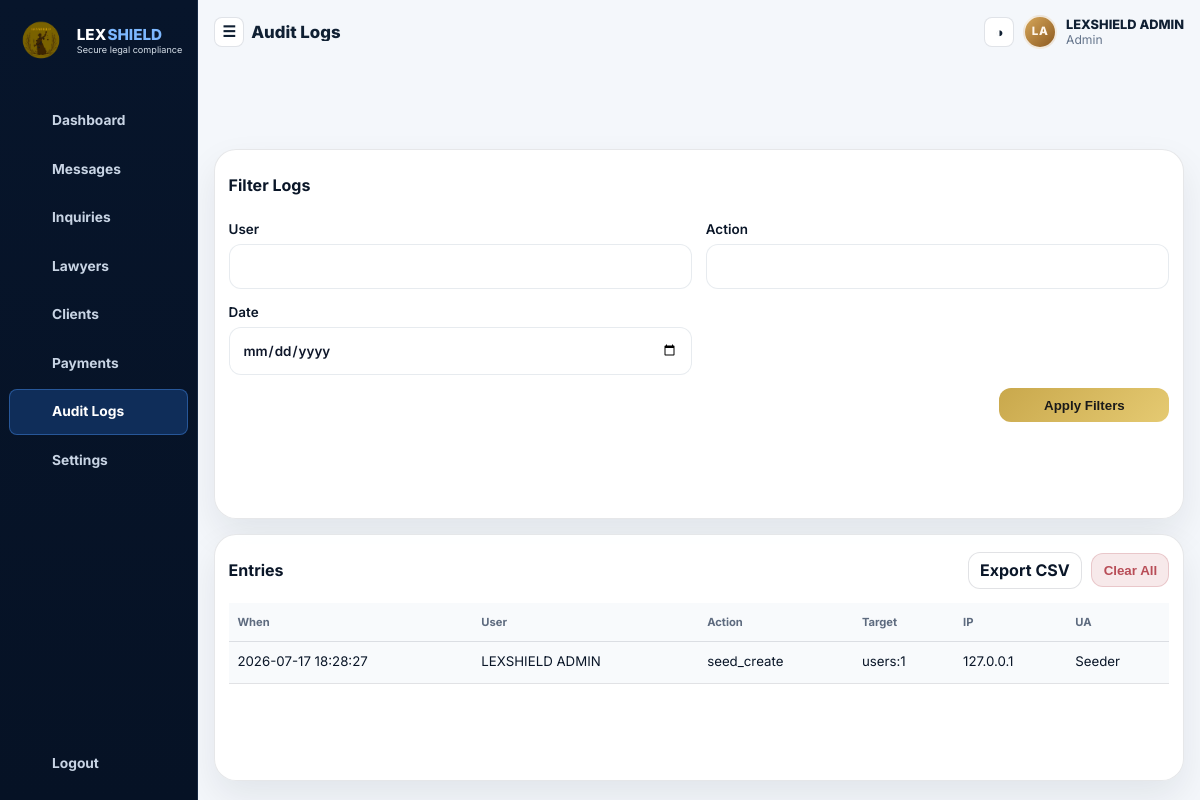
/admin/audit_logs.php (signed in), run on the app's committed database.
### tables this page shows
CREATE TABLE `users` (
  `id` INT UNSIGNED NOT NULL AUTO_INCREMENT,
  `full_name` VARCHAR(150) NOT NULL,
  `email` VARCHAR(190) NOT NULL,
  `password_hash` VARCHAR(255) NOT NULL,
  `role` ENUM('admin','lawyer','client') NOT NULL,
  `is_active` TINYINT(1) NOT NULL DEFAULT 1,
  `failed_login_attempts` TINYINT UNSIGNED NOT NULL DEFAULT 0,
  `locked_until` DATETIME DEFAULT NULL,
  `created_at` TIMESTAMP NOT NULL DEFAULT CURRENT_TIMESTAMP,
  `last_login` DATETIME DEFAULT NULL,
  `avatar_stored_name` VARCHAR(255) DEFAULT NULL,
  PRIMARY KEY (`id`),
  UNIQUE KEY `uq_users_email` (`email`),
  KEY `idx_users_role_active` (`role`, `is_active`)
);

CREATE TABLE `audit_logs` (
  `id` BIGINT UNSIGNED NOT NULL AUTO_INCREMENT,
  `user_id` INT UNSIGNED DEFAULT NULL,
  `action` VARCHAR(120) NOT NULL,
  `target_table` VARCHAR(120) NOT NULL,
  `target_id` VARCHAR(64) DEFAULT NULL,
  `ip_address` VARCHAR(45) NOT NULL,
  `user_agent` VARCHAR(255) DEFAULT NULL,
  `performed_at` TIMESTAMP NOT NULL DEFAULT CURRENT_TIMESTAMP,
  PRIMARY KEY (`id`),
  KEY `idx_audit_user_action_date` (`user_id`, `action`, `performed_at`),
  KEY `idx_audit_target` (`target_table`, `target_id`),
  CONSTRAINT `fk_audit_user` FOREIGN KEY (`user_id`) REFERENCES `users` (`id`) ON DELETE SET NULL
);

### config/app.php (called while the page is built, shortened)
<?php
$lexAppUrl = getenv('APP_URL') ?: '';
$lexApiUrl = getenv('API_URL') ?: 'http://127.0.0.1:3001';
if ($lexAppUrl === '') {
    $scheme = (!empty($_SERVER['HTTPS']) && $_SERVER['HTTPS'] !== 'off') ? 'https' : 'http';
    $host = $_SERVER['HTTP_HOST'] ?? 'localhost';
    $scriptName = $_SERVER['SCRIPT_NAME'] ?? '/index.php';
    $basePath = rtrim(str_replace('\\', '/', dirname($scriptName)), '/');
    $lexAppUrl = $scheme . '://' . $host . ($basePath === '' ? '' : $basePath);
}

### config/bootstrap/core.php (called while the page is built, shortened)
<?php
function lex_pdo(): PDO
{
    global $pdo, $lexDbPingChecked;
    if (!$lexDbPingChecked) {
        $lexDbPingChecked = true;
        try {
            $pdo->query('SELECT 1');
        } catch (Throwable $e) {
            if (lex_db_is_connection_lost($e)) {
                return lex_reset_pdo();
            }
            throw $e;
        }
    }
    return $pdo;
}
function lex_db_retry(callable $callback, mixed $fallback = null): mixed
{
    try {
        return $callback();
    } catch (Throwable $e) {
        if (!lex_db_is_connection_lost($e)) {
            throw $e;
        }
        error_log('[DB] Lost connection detected, reconnecting: ' . $e->getMessage());
        try {
            lex_reset_pdo();
        } catch (Throwable $reconnectError) {
            error_log('[DB] Reconnect failed: ' . $reconnectError->getMessage());
            return $fallback;
        }
        try {
            return $callback();
        } catch (Throwable $retry) {
            error_log('[DB] Retry after reconnect failed: ' . $retry->getMessage());
            return $fallback;
        }
    }
}
function lex_app_url(string $path = ''): string
{
    global $lexAppUrl;
    return rtrim($lexAppUrl, '/') . '/' . ltrim($path, '/');
}
function lex_api_url(string $path = ''): string
{
    global $lexApiUrl;
    return rtrim($lexApiUrl, '/') . '/' . ltrim($path, '/');
}
function lex_e(?string $value): string
{
    return htmlspecialchars((string) $value, ENT_QUOTES | ENT_SUBSTITUTE, 'UTF-8');
}
function lex_asset_url(string $path): string
{
    $url = lex_app_url($path);
    $filePath = dirname(__DIR__, 2) . DIRECTORY_SEPARATOR . str_replace(['/', '\\'], DIRECTORY_SEPARATOR, $path);
    $version = is_file($filePath) ? (string) filemtime($filePath) : '';
    return $url . (str_contains($url, '?') ? '&' : '?') . 'v=' . rawurlencode($version);
}

### config/bootstrap/auth.php (called while the page is built, shortened)
<?php
function lex_current_user(): ?array
{
    static $user = null;
    if ($user !== null) {
        return $user;
    }
    $user = lex_db_retry(static function (): ?array {
        $stmt = lex_pdo()->prepare('SELECT id, full_name, email, role, is_active, last_login, avatar_stored_name FROM users WHERE id = :id LIMIT 1');
        $stmt->execute(['id' => (int) $_SESSION['user_id']]);
        return $stmt->fetch() ?: null;
    }, null);
    return $user;
}
function lex_require_login(): array
{
    $user = lex_current_user();
    return $user;
}
function lex_require_role(string|array $roles): array
{
    $user = lex_require_login();
    return $user;
}

### config/db.php (called while the page is built, shortened)
<?php
$lexDbPingChecked = false;

### config/bootstrap/storage.php (called while the page is built, shortened)
<?php
function lex_profile_avatar_url(?string $storedName): string
{
    $storedName = basename(trim((string) $storedName));
    if ($storedName === '') {
        return '';
    }
    return lex_app_url('storage/avatars/' . rawurlencode($storedName));
}

### security/input_sanitizer.php (called while the page is built, shortened)
<?php
function lex_sanitize_text(?string $value): string
{
    return trim((string) filter_var($value, FILTER_UNSAFE_RAW, FILTER_FLAG_STRIP_LOW | FILTER_FLAG_STRIP_HIGH));
}

### config/bootstrap/view.php (the view, shortened to what this page needs)
<?php
function lex_page_header(string $title, string $active = '', ?array $user = null): void
{
    $user = $user ?? lex_current_user();
    $role = $user['role'] ?? '';
    $isLoggedIn = (bool) $user;
    $isWorkspaceLayout = $isLoggedIn && in_array($role, ['admin', 'lawyer', 'client'], true);
    $buildInitials = static function (string $value, string $fallback): string {
        $clean = preg_replace('/[^A-Za-z0-9]+/', ' ', trim($value));
        $parts = array_values(array_filter(explode(' ', (string) $clean)));
        if (!$parts) {
            return $fallback;
        }
        if (count($parts) === 1) {
            return strtoupper(substr($parts[0], 0, 2));
        }
        return strtoupper(substr($parts[0], 0, 1) . substr($parts[1], 0, 1));
    };
    $userFullName = (string) ($user['full_name'] ?? '');
    $userRoleLabel = ucfirst((string) $role);
    $userAvatarUrl = lex_profile_avatar_url((string) ($user['avatar_stored_name'] ?? ''));
    $userInitials = $buildInitials($userFullName, $role === 'lawyer' ? 'LW' : 'CL');
    $links = [
        'admin' => [
            ['key' => 'dashboard', 'label' => 'Dashboard', 'href' => '../admin/index.php'],
            ['key' => 'messages', 'label' => 'Messages', 'href' => 'messages.php'],
            ['key' => 'inquiries', 'label' => 'Inquiries', 'href' => 'inquiries.php'],
            ['key' => 'lawyers', 'label' => 'Lawyers', 'href' => 'manage_lawyers.php'],
            ['key' => 'clients', 'label' => 'Clients', 'href' => 'manage_clients.php'],
            ['key' => 'payments', 'label' => 'Payments', 'href' => 'payments.php'],
            ['key' => 'audit', 'label' => 'Audit Logs', 'href' => 'audit_logs.php'],
            ['key' => 'settings', 'label' => 'Settings', 'href' => 'system_settings.php'],
        ],
        'lawyer' => [
            ['key' => 'dashboard', 'label' => 'Dashboard', 'href' => lex_app_url('lawyer/index.php')],
            ['key' => 'profile', 'label' => 'Profile', 'href' => lex_app_url('lawyer/profile.php')],
            ['key' => 'case-files', 'label' => 'Case Files', 'href' => lex_app_url('case_files.php')],
            ['key' => 'appointments', 'label' => 'Appointments', 'href' => lex_app_url('lawyer/appointment.php')],
            ['key' => 'messages', 'label' => 'Messages', 'href' => lex_app_url('lawyer/messages.php')],
        ],
        'client' => [
            ['key' => 'dashboard', 'label' => 'Dashboard', 'href' => lex_app_url('client/index.php')],
            ['key' => 'lawyers', 'label' => 'Lawyers', 'href' => lex_app_url('client/lawyers.php')],
            ['key' => 'payments', 'label' => 'Payments', 'href' => lex_app_url('client/payments.php')],
            ['key' => 'billing', 'label' => 'Billing', 'href' => lex_app_url('client/billing.php')],
            ['key' => 'profile', 'label' => 'Profile', 'href' => lex_app_url('client/profile.php')],
            ['key' => 'case-files', 'label' => 'Case Files', 'href' => lex_app_url('case_files.php')],
            ['key' => 'messages', 'label' => 'Messages', 'href' => lex_app_url('client/messages.php')],
            ['key' => 'appointments', 'label' => 'Appointments', 'href' => lex_app_url('client/appointment.php')],
        ],
    ];
    $nav = $links[$role] ?? [];
    $bodyClasses = [];
    if ($isWorkspaceLayout) {
        $bodyClasses[] = 'app-workspace';
        $bodyClasses[] = 'app-workspace--' . $role;
    }
    $bodyClassAttribute = $bodyClasses ? ' class="' . lex_e(implode(' ', $bodyClasses)) . '"' : '';
    echo '<!DOCTYPE html><html lang="en"><head><meta charset="UTF-8"><meta name="viewport" content="width=device-width, initial-scale=1.0">';
    echo '<link rel="stylesheet" href="' . lex_e(lex_asset_url('public/css/style.css')) . '">';
    echo '</head><body' . $bodyClassAttribute . ' data-api-base="' . lex_e(lex_api_url()) . '" data-role="' . lex_e($role) . '">';
    echo '<div class="app-shell">';
    if ($isLoggedIn && $role) {
        echo '<aside class="sidebar" id="sidebar" aria-label="Primary">';
        echo '<div class="brand-block"><div class="brand-mark"><img src="' . lex_e(lex_asset_url('public/assets/lexshield-logo.png')) . '" alt="' . lex_e(LEX_APP_NAME) . ' logo"></div><div class="brand-copy"><strong class="brand-wordmark">LEX<span>SHIELD</span></strong><span class="brand-tagline">Secure legal compliance</span></div></div>';
        echo '<nav class="sidebar-nav">';
        foreach ($nav as $item) {
            $activeClass = $active === $item['key'] ? ' active' : '';
            $icon = $navIcons[$item['key']] ?? $navIcons['dashboard'];
            $iconHtml = $isWorkspaceLayout ? '<span class="nav-link-icon" aria-hidden="true">' . $icon . '</span>' : '';
            $labelHtml = $isWorkspaceLayout ? '<span class="nav-link-label">' . lex_e($item['label']) . '</span>' : lex_e($item['label']);
            echo '<a class="nav-link' . $activeClass . '" href="' . lex_e($item['href']) . '">' . $iconHtml . $labelHtml . '</a>';
        }
        echo '</nav>';
        $logoutIcon = $isWorkspaceLayout ? '<span class="nav-link-icon" aria-hidden="true">' . $navIcons['logout'] . '</span>' : '';
        $logoutLabel = $isWorkspaceLayout ? '<span class="nav-link-label">Logout</span>' : 'Logout';
        echo '<div class="sidebar-footer"><a class="nav-link" href="' . lex_e(lex_app_url('auth/logout.php')) . '">' . $logoutIcon . $logoutLabel . '</a></div>';
        echo '</aside>';
    }
    echo '<main class="main-content" id="main">';
    echo '<header class="topbar">';
    echo '<button class="icon-button" id="sidebarToggle" type="button" aria-label="Toggle navigation">&#9776;</button>';
    echo '<div class="topbar-title"><h1>' . lex_e($title) . '</h1></div>';
    echo '<div class="topbar-actions">';
    echo '<button class="icon-button" id="themeToggle" type="button" aria-label="Toggle theme">&#9681;</button>';
    if ($user) {
        if ($isWorkspaceLayout) {
            echo '<div class="dashboard-user-chip">';
            if ($userAvatarUrl !== '') {
                echo '<img class="dashboard-user-avatar" src="' . lex_e($userAvatarUrl) . '" alt="Avatar for ' . lex_e($userFullName) . '">';
            } else {
                echo '<span class="dashboard-user-avatar dashboard-user-avatar--fallback" aria-hidden="true">' . lex_e($userInitials) . '</span>';
            }
            echo '<div class="dashboard-user-meta"><strong>' . lex_e($userFullName) . '</strong><span>' . lex_e($userRoleLabel) . '</span></div>';
            echo '</div>';
        } else {
            echo '<div class="user-chip"><strong>' . lex_e($userFullName) . '</strong><span>' . lex_e($userRoleLabel) . '</span></div>';
        }
    } else {
        echo '<a class="button button-primary" href="' . lex_e(lex_app_url('auth/login.php')) . '">Login</a>';
    }
    echo '</div></header>';
}
function lex_page_footer(): void
{
    echo '</main></div></body></html>';
}

### admin/audit_logs.php (shortened to what this page needs)
<?php
lex_require_role('admin');
$pdo = lex_pdo();
$userFilter = lex_sanitize_text($_GET['user'] ?? '');
$actionFilter = lex_sanitize_text($_GET['action'] ?? '');
$dateFilter = lex_sanitize_text($_GET['date'] ?? '');
$sql = 'SELECT a.*, u.full_name FROM audit_logs a LEFT JOIN users u ON u.id = a.user_id WHERE 1=1';
$params = [];
$sql .= ' ORDER BY a.performed_at DESC LIMIT 250';
$stmt = $pdo->prepare($sql);
$stmt->execute($params);
$logs = $stmt->fetchAll();
lex_page_header('Audit Logs', 'audit');
?>
<section class="card admin-audit-card">
  <div class="card-head"><h2>Filter Logs</h2></div>
  <form method="get" class="form-grid admin-audit-form">
    <label>User <input type="text" name="user" value="<?= lex_e($userFilter) ?>"></label>
    <label>Action <input type="text" name="action" value="<?= lex_e($actionFilter) ?>"></label>
    <label>Date <input type="date" name="date" value="<?= lex_e($dateFilter) ?>"></label>
    <button class="button button-primary admin-audit-submit" type="submit">Apply Filters</button>
  </form>
</section>
<section class="card admin-audit-card">
  <div class="card-head">
    <h2>Entries</h2>
    <div class="inline-actions">
      <a class="button button-secondary" href="export_audit.php">Export CSV</a>
      <form method="post" class="inline-form" style="display:inline-flex;gap:0.5rem;align-items:center;">
        <button class="button button-danger" type="submit">Clear All</button>
      </form>
    </div>
  </div>
  <div class="table-wrap admin-audit-table-wrap">
    <table class="data-table admin-audit-table">
      <thead><tr><th>When</th><th>User</th><th>Action</th><th>Target</th><th>IP</th><th>UA</th></tr></thead>
      <tbody>
      <?php foreach ($logs as $log): ?>
        <tr>
          <td><?= lex_e($log['performed_at']) ?></td>
          <td><?= lex_e($log['full_name'] ?? 'System') ?></td>
          <td><?= lex_e($log['action']) ?></td>
          <td><?= lex_e($log['target_table'] . ':' . $log['target_id']) ?></td>
          <td><?= lex_e($log['ip_address']) ?></td>
          <td><?= lex_e($log['user_agent']) ?></td>
        </tr>
      <?php endforeach; ?>
      </tbody>
    </table>
  </div>
</section>
<?php lex_page_footer(); ?>

### data on the page
users: lex_e($userInitials) "LA", full_name "LEXSHIELD ADMIN", role "Admin"
audit_logs: performed_at "2026-07-17 18:28:27", user.full_name "LEXSHIELD ADMIN", action "seed_create", target_table+target "users:1", ip_address "127.0.0.1", user_agent "Seeder"

### other printed values
lex_e($item['label']) "Dashboard"
lex_e($item['label']) "Messages"
lex_e($item['label']) "Inquiries"
lex_e($item['label']) "Lawyers"
lex_e($item['label']) "Clients"
lex_e($item['label']) "Payments"
lex_e($item['label']) "Audit Logs"
lex_e($item['label']) "Settings"
lex_e($title) "Audit Logs"
